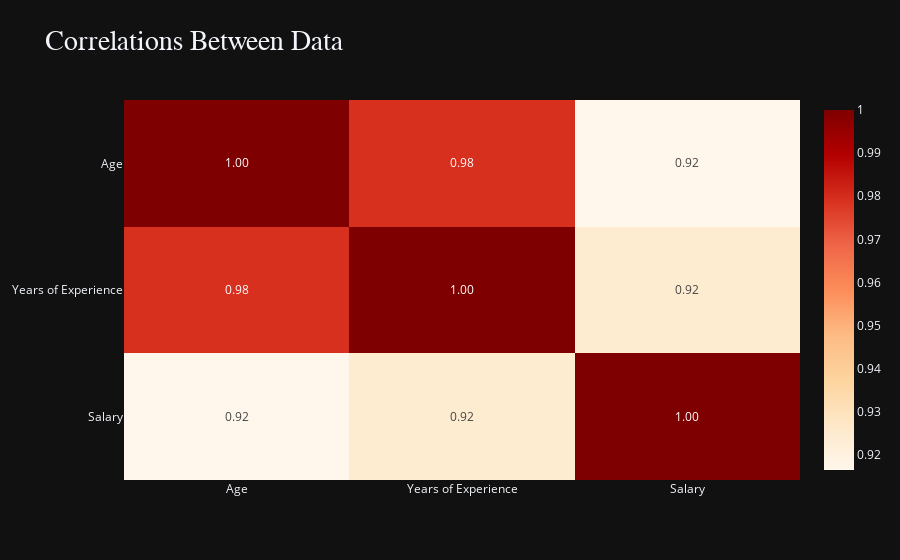

This figure's notebook cell:
### Markdown cell above
![image.png](attachment:image.png)

### Code cell
correlation = df.corr(numeric_only=True)

fig = px.imshow(
    correlation,
    template = "plotly_dark",
    text_auto = "0.2f",
    aspect=1,
    color_continuous_scale="orrd",
    title= "Correlations Between Data"
)

fig.update_layout(
    title = {
        "font" :{
            "size" : 28,
            "family" : "tahoma"
        }
    }
)
iplot(fig)

### Figure 1 — Plotly figure (JSON) as saved in the notebook; plotly's stock layout.template omitted (floating-point values rounded to 4 significant figures)
{"data": [{"coloraxis": "coloraxis", "hovertemplate": "x: %{x}<br>y: %{y}<br>color: %{z}<extra></extra>", "name": "0", "texttemplate": "%{z:0.2f}", "type": "heatmap", "x": ["Age", "Years of Experience", "Salary"], "xaxis": "x", "y": ["Age", "Years of Experience", "Salary"], "yaxis": "y", "z": [[1, 0.9792, 0.9165], [0.9792, 1, 0.9245], [0.9165, 0.9245, 1]]}], "layout": {"coloraxis": {"colorscale": [[0, "rgb(255,247,236)"], [0.125, "rgb(254,232,200)"], [0.25, "rgb(253,212,158)"], [0.375, "rgb(253,187,132)"], [0.5, "rgb(252,141,89)"], [0.625, "rgb(239,101,72)"], [0.75, "rgb(215,48,31)"], [0.875, "rgb(179,0,0)"], [1, "rgb(127,0,0)"]]}, "title": {"font": {"family": "tahoma", "size": 28}, "text": "Correlations Between Data"}, "xaxis": {"anchor": "y", "domain": [0, 1]}, "yaxis": {"anchor": "x", "autorange": "reversed", "domain": [0, 1]}}}
